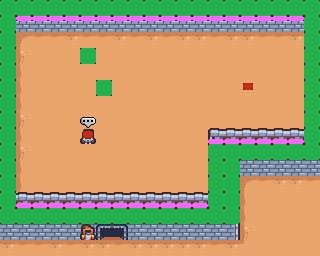

The image is a tile-based game level rendered from a .tmx file. Its description and complete source (layers, tilesets, objects, tile grids) follow:
An orthogonal 20x16 tile map with 16x16 px tiles, 5 tile layers (ground, walls, top_walls, pnjs, ...) and 11 objects (chest, 1, 5, 4, 3, ...).

<map version="1.10" tiledversion="1.11.0" orientation="orthogonal" renderorder="right-down" width="20" height="16" tilewidth="16" tileheight="16" infinite="0" nextlayerid="24" nextobjectid="29">
 <editorsettings>
  <export target="castle.json" format="json" />
 </editorsettings>
 <tileset firstgid="1" source="tilemap.tsx" />
 <layer id="1" name="ground" width="20" height="16">
  <data encoding="csv">
49,49,49,49,49,49,49,49,49,49,49,49,49,49,49,49,49,49,49,49,
49,49,49,49,49,49,49,49,49,49,49,49,49,49,49,49,49,49,49,49,
49,1610612789,51,51,52,51,51,52,51,52,51,52,52,51,52,52,51,51,52,49,
49,1610612788,49,49,49,49,49,49,49,49,49,49,49,49,49,49,49,49,49,49,
49,1610612787,49,49,49,49,49,49,49,49,49,49,49,49,49,49,49,49,49,49,
49,1610612787,49,49,49,49,49,49,49,49,49,49,49,49,49,49,49,49,49,49,
49,1610612787,49,49,49,49,49,49,49,49,49,49,49,49,49,49,49,49,49,49,
49,1610612788,49,49,49,49,49,49,49,49,49,49,49,49,49,49,49,49,49,49,
1610612787,1610612787,49,49,49,49,49,49,49,49,49,49,49,49,49,49,49,49,49,49,
1610612787,1610612788,49,49,49,49,49,49,49,49,49,49,49,49,49,49,49,49,49,49,
49,1610612787,49,49,49,49,49,49,49,49,49,49,49,49,49,49,49,49,49,49,
49,1610612787,49,49,49,49,49,49,49,49,49,49,49,49,49,1610612789,51,52,52,51,
49,49,49,49,49,49,49,49,49,49,49,49,49,49,49,1610612787,49,49,49,49,
49,49,49,49,49,49,49,49,49,49,49,49,49,49,49,1610612787,49,49,49,49,
49,49,49,49,49,49,49,49,49,49,49,49,49,49,49,1610612788,49,49,49,49,
52,51,51,52,51,52,52,51,52,52,52,52,52,51,52,54,49,49,49,49
</data>
 </layer>
 <layer id="18" name="walls" width="20" height="16">
  <data encoding="csv">
2,3,3,3,3,3,3,3,3,3,3,3,3,3,3,3,3,3,3,4,
14,41,41,41,41,41,41,41,41,41,41,41,41,41,41,41,41,41,41,16,
14,0,0,0,0,0,0,0,0,0,0,0,0,0,0,0,0,0,0,16,
14,0,0,0,0,0,0,0,0,0,0,0,0,0,0,0,0,0,0,16,
14,0,0,0,0,0,0,0,0,0,0,0,0,0,0,0,0,0,0,16,
14,0,0,0,0,0,0,0,0,0,0,0,0,0,0,0,0,0,0,16,
14,0,0,0,0,0,0,0,0,0,0,0,0,0,0,0,0,0,0,16,
14,0,0,0,0,0,0,0,0,0,0,0,0,0,0,0,0,0,0,16,
14,0,0,0,0,0,0,0,0,0,0,0,0,0,0,0,0,0,0,28,
14,0,0,0,0,0,0,0,0,0,0,0,0,16,2,3,3,3,3,3,
14,0,0,0,0,0,0,0,0,0,0,0,0,16,14,41,41,41,41,41,
14,0,0,0,0,0,0,0,0,0,0,0,0,16,14,0,0,0,0,0,
26,0,0,0,0,0,0,0,0,0,0,0,0,28,14,0,0,0,0,0,
3,3,3,3,3,3,3,3,3,3,3,3,3,3,18,0,0,0,0,0,
41,41,41,41,41,41,11,12,41,41,41,41,41,41,60,0,0,0,0,0,
0,0,0,0,0,0,0,0,0,0,0,0,0,0,0,0,0,0,0,0
</data>
 </layer>
 <layer id="21" name="top_walls" width="20" height="16">
  <data encoding="csv">
0,0,0,0,0,0,0,0,0,0,0,0,0,0,0,0,0,0,0,0,
0,0,0,0,0,0,0,0,0,0,0,0,0,0,0,0,0,0,0,0,
0,0,0,0,0,0,0,0,0,0,0,0,0,0,0,0,0,0,0,0,
0,0,0,0,0,0,0,0,0,0,0,0,0,0,0,0,0,0,0,0,
0,0,0,0,0,0,0,0,0,0,0,0,0,0,0,0,0,0,0,0,
0,0,0,0,0,0,0,0,0,0,0,0,0,0,0,0,0,0,0,0,
0,0,0,0,0,0,0,0,0,0,0,0,0,0,0,0,0,0,0,0,
0,0,0,0,0,0,0,0,0,0,0,0,0,0,0,0,0,0,0,0,
0,0,0,0,0,0,0,0,0,0,0,0,0,5,27,27,27,27,27,0,
0,0,0,0,0,0,0,0,0,0,0,0,0,0,0,0,0,0,0,0,
0,0,0,0,0,0,0,0,0,0,0,0,0,0,0,0,0,0,0,0,
0,0,0,0,0,0,0,0,0,0,0,0,0,0,0,0,0,0,0,0,
0,27,27,27,27,27,27,27,27,27,27,27,27,0,0,0,0,0,0,0,
0,0,0,0,0,0,0,0,0,0,0,0,0,0,0,0,0,0,0,0,
0,0,0,0,0,0,0,0,0,0,0,0,0,0,0,0,0,0,0,0,
0,0,0,0,0,0,0,0,0,0,0,0,0,0,0,0,0,0,0,0
</data>
 </layer>
 <layer id="19" name="pnjs" width="20" height="16">
  <data encoding="csv">
0,0,0,0,0,0,0,0,0,0,0,0,0,0,0,0,0,0,0,0,
0,0,0,0,0,0,0,0,0,0,0,0,0,0,0,0,0,0,0,0,
0,0,0,0,0,0,0,0,0,0,0,0,0,0,0,0,0,0,0,0,
0,0,0,0,0,0,0,0,0,0,0,0,0,0,0,0,0,0,0,0,
0,0,0,0,0,0,0,0,0,0,0,0,0,0,0,0,0,0,0,0,
0,0,0,0,0,0,0,0,0,0,0,0,0,0,0,0,0,0,0,0,
0,0,0,0,0,0,0,0,0,0,0,0,0,0,0,0,0,0,0,0,
0,0,0,0,0,133,0,0,0,0,0,0,0,0,0,0,0,0,0,0,
0,0,0,0,0,98,0,0,0,0,0,0,0,0,0,0,0,0,0,0,
0,0,0,0,0,0,0,0,0,0,0,0,0,0,0,0,0,0,0,0,
0,0,0,0,0,0,0,0,0,0,0,0,0,0,0,0,0,0,0,0,
0,0,0,0,0,0,0,0,0,0,0,0,0,0,0,0,0,0,0,0,
0,0,0,0,0,0,0,0,0,0,0,0,0,0,0,0,0,0,0,0,
0,0,0,0,0,0,0,0,0,0,0,0,0,0,0,0,0,0,0,0,
0,0,0,0,0,112,0,0,0,0,0,0,0,0,0,0,0,0,0,0,
0,0,0,0,0,0,0,0,0,0,0,0,0,0,0,0,0,0,0,0
</data>
 </layer>
 <layer id="20" name="hitboxes" width="20" height="16">
  <data encoding="csv">
145,145,145,145,145,145,145,145,145,145,145,145,145,145,145,145,145,145,145,145,
145,146,146,146,146,146,146,146,146,146,146,146,146,146,146,146,146,146,146,145,
145,0,0,0,0,0,0,0,0,0,0,0,0,0,0,0,0,0,0,145,
145,0,0,0,0,145,0,0,0,0,0,0,0,0,0,0,0,0,0,145,
145,0,0,0,0,0,0,0,0,0,0,0,0,0,0,0,0,0,0,145,
145,0,0,0,0,0,145,0,0,0,0,0,0,0,0,147,0,0,0,145,
145,0,0,0,0,0,0,0,0,0,0,0,0,0,0,0,0,0,0,145,
145,0,0,0,0,0,0,0,0,0,0,0,0,0,0,0,0,0,0,145,
145,0,0,0,0,147,0,0,0,0,0,0,0,3221225618,3221225618,3221225618,3221225618,3221225618,3221225618,145,
145,0,0,0,0,0,0,0,0,0,0,0,0,145,145,145,145,145,145,145,
145,0,0,0,0,0,0,0,0,0,0,0,0,145,145,0,0,0,0,0,
145,0,0,0,0,0,0,0,0,0,0,0,0,145,145,0,0,0,0,0,
145,3221225618,3221225618,3221225618,3221225618,3221225618,3221225618,3221225618,3221225618,3221225618,3221225618,3221225618,3221225618,145,145,0,0,0,0,0,
145,145,145,145,145,145,145,145,145,145,145,145,145,145,145,0,0,0,0,0,
0,0,0,0,0,0,0,0,0,0,0,0,0,0,0,0,0,0,0,0,
0,0,0,0,0,0,0,0,0,0,0,0,0,0,0,0,0,0,0,0
</data>
 </layer>
 <objectgroup id="6" name="objects">
  <object id="18" name="chest" x="240" y="96">
   <point />
  </object>
  <object id="19" name="1" x="80" y="64">
   <point />
  </object>
  <object id="20" name="5" x="96" y="96">
   <point />
  </object>
  <object id="21" name="4" x="160" y="96">
   <point />
  </object>
  <object id="22" name="3" x="192" y="64">
   <point />
  </object>
  <object id="23" name="2" x="160" y="64">
   <point />
  </object>
  <object id="24" name="6" x="192" y="80">
   <point />
  </object>
  <object id="25" name="7" x="176" y="96">
   <point />
  </object>
  <object id="26" name="spawn" x="111.666" y="207.666">
   <point />
  </object>
  <object id="27" name="reset_guard" x="88.333" y="134">
   <point />
  </object>
  <object id="28" name="map" x="112.667" y="207.667">
   <properties>
    <property name="location" value="map" />
   </properties>
   <point />
  </object>
 </objectgroup>
</map>
